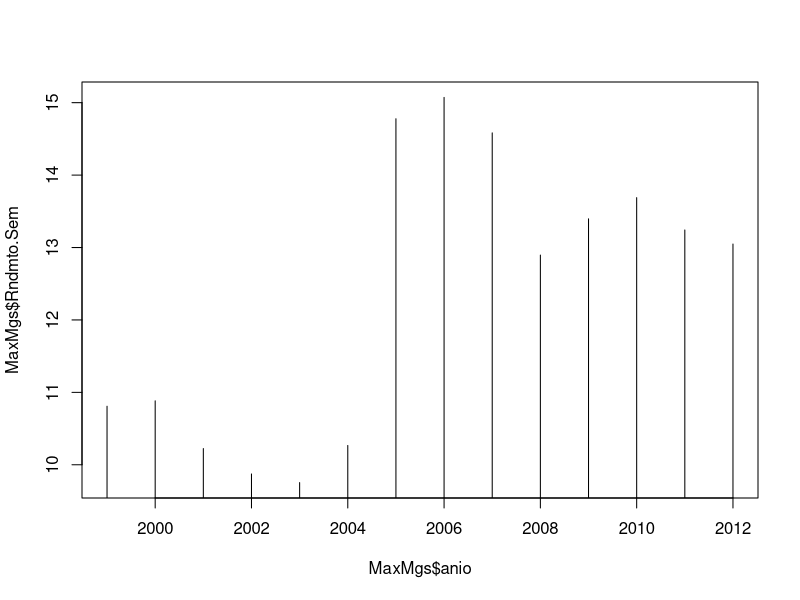

Reproduce this figure in R. (Note: this script raises an error after producing the figure.)
# Modelos Estadisticos

tt <- read.table("GroPrecip1a12.txt")
tMango <- read.csv("GroProdMangoR.csv", header=T)
tMgs <- split(tMango, tMango$anio) # Partimos por anio
# Los maximos de produccion por anio
MaxMgs <- do.call(
    rbind, 
    by(tMango, tMango$anio, function (elt) elt[which.max(elt$Rndmto.Sem),])    
    )

plot(MaxMgs$anio, MaxMgs$Rndmto.Sem, type="h")

# Dividimos la lluvia en dos periodos: Primavera(Ene:1-Abr:4), 
#  Verano(May:5-Sep:9)
tt$prim <- Reduce('+', tt[,1:4])
tt$vern <- Reduce('+', tt[,5:9])

# Recortemos (1999:2010)
MaxMgs <- MaxMgs[1:(nrow(MaxMgs)-2),]
tt <- tt[rownames(MaxMgs),]
# Pongamos lo que interesa en una tabla
tb <- as.data.frame(
        cbind(anio=MaxMgs$anio, pp1.4=tt$prim, pp5.9=tt$vern, 
              Sembrado=MaxMgs$Sembrado, Producido=MaxMgs$Producido, 
              Rndmto.Sem=MaxMgs$Rndmto.Sem)
)

aa <- range(tb$Rndmto.Sem)
bb <- c(0,1)
mm <- lm(bb ~ aa)
ff <- function(x) predict(mm, newdata=data.frame(aa=x), type="response")
tb$Prop <- ff(Rndmto.Sem)
tb$Good <- tb$Prop*tb$Sembrado
tb$Bad <- tb$Sembrado - tb$Good














